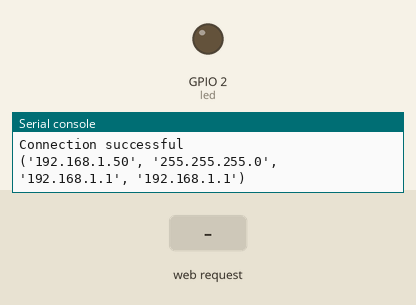
This program was run on a simulated ESP32 board running MicroPython. Parts: output pins drawn as LEDs (lit = HIGH), the last lines printed to the serial console. The test bench sets the inputs (shaded band). WiFi joins after 1.5 s; random numbers come from a fixed seed.

Above: at 2.7 s.
2.8 s: HTTP request GET /?led=on received
At 3.9 s:
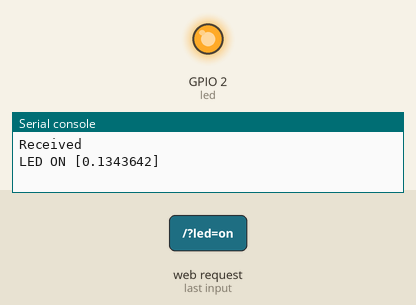
4.3 s: HTTP request GET /?led=off received
At 5.0 s:
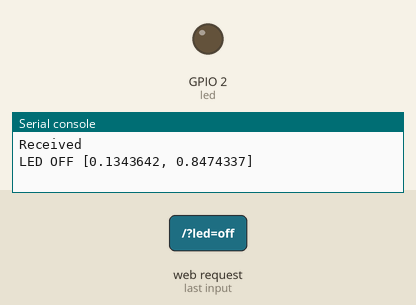
Timing chart, 0 to 7.3 s (numbered marks = the images above; inputs shaded):
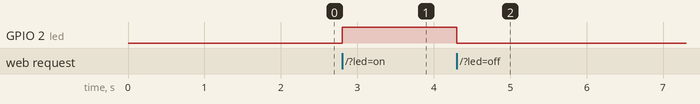

Measured:
- after the input at 2.8 s, GPIO 2 (led): LOW → HIGH at once
- after the input at 4.3 s, GPIO 2 (led): HIGH → LOW at once

The program:

main.py
```python
# Complete project details at https://RandomNerdTutorials.com
import random

def web_page():
  if led.value() == 1:
    gpio_state="ON"
  else:
    gpio_state="OFF"

  # Convert the accl list to a string
  accl_str = ", ".join(map(str, accl))

  html = """
  <html>
  <head>
      <title>ESP Web Server</title>
      <meta name="viewport" content="width=device-width, initial-scale=1">
      <link rel="icon" href="data:,">
      <style>
          html {
              font-family: Helvetica;
              display: inline-block;
              margin: 0px auto;
              text-align: center;
          }
          h1 {
              color: #0F3376;
              padding: 2vh;
          }
          p {
              font-size: 1.5rem;
          }
          .button {
              display: inline-block;
              background-color: #e7bd3b;
              border: none;
              border-radius: 4px;
              color: white;
              padding: 16px 40px;
              text-decoration: none;
              font-size: 30px;
              margin: 2px;
              cursor: pointer;
          }
          .button2 {
              background-color: #4286f4;
          }
      </style>
  </head>
  <body>
      <h1>ESP32 Web Server</h1>
      <p>LED-1 state: <strong>"""+gpio_state +"""</strong></p>
      <p><a href="/?led=on"><button class="button">ON</button></a></p>
      <p><a href="/?led=off"><button class="button button2">OFF</button></a></p>
      <p>LED-2 state: <strong>"""+ gpio_state + accl_str +"""</strong></p>
      <p><a href="/?led=on"><button class="button">ON</button></a></p>
      <p><a href="/?led=off"><button class="button button2">OFF</button></a></p>
  </body>
  </html>"""

  return html

s = socket.socket(socket.AF_INET, socket.SOCK_STREAM)
s.bind(('', 80))
s.listen(5)

accl= []
while True:
  conn, addr = s.accept()
  print('Got a connection from %s' % str(addr))
  request = conn.recv(1024)
  request = str(request)
  print('Content = %s' % request)
  led_on = request.find('/?led=on')
  led_off = request.find('/?led=off')
  print("Received")
  accl.append(random.random())
  if led_on == 6:
    print('LED ON', accl)
    led.value(1)
  if led_off == 6:
    print('LED OFF', accl)
    led.value(0)
  response = web_page()
  conn.send('HTTP/1.1 200 OK\n')
  conn.send('Content-Type: text/html\n')
  conn.send('Connection: close\n\n')
  conn.sendall(response)
  conn.close()
```

boot.py
```python
# This file is executed on every boot (including wake-boot from deepsleep)
#import esp
#esp.osdebug(None)
#import webrepl
#webrepl.start()

try:
  import usocket as socket
except:
  import socket

from machine import Pin
import network

import esp
esp.osdebug(None)

import gc
gc.collect()

ssid = 'cupertino216 2.4Ghz'
password = 'shek2994'

station = network.WLAN(network.STA_IF)

station.active(True)
station.connect(ssid, password)

while station.isconnected() == False:
  pass

print('Connection successful')
print(station.ifconfig())

led = Pin(2, Pin.OUT)
```
